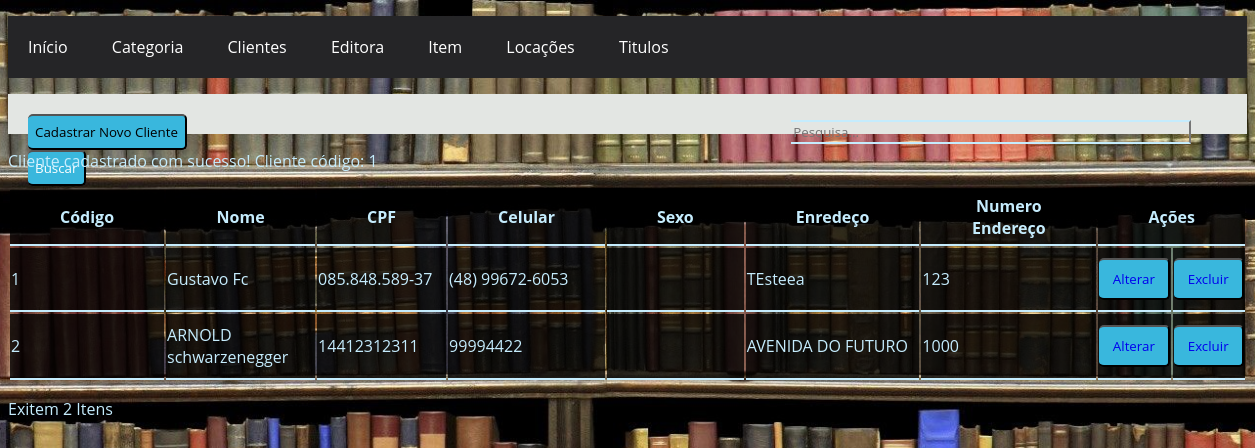
The page /Cliente/Listar/listar_clientes.php?ok=2&msg=1 on the database as committed earlier.
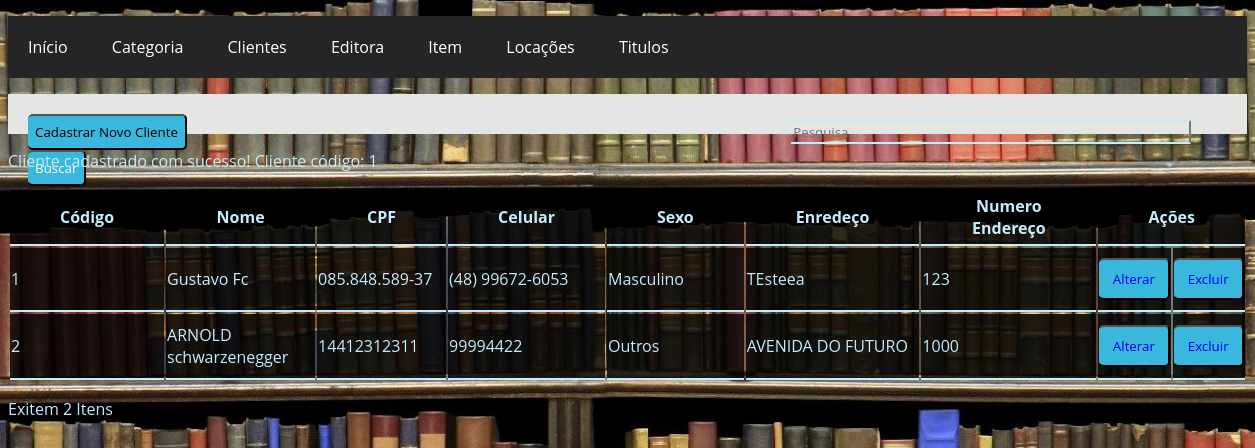
The same page on the database as committed later.
### tables this page shows
CREATE TABLE `cliente` (
  `id_cliente` int(11) NOT NULL,
  `nome` varchar(150) NOT NULL,
  `cpf` char(14) DEFAULT NULL,
  `celular` char(15) DEFAULT NULL,
  `sexo` char(1) NOT NULL,
  `endereco` varchar(150) NOT NULL,
  `numero_endereco` varchar(45) NOT NULL
);

### Cliente/Listar/listar_clientes.php (the view, shortened to what this page needs)
<?php
include('../../conexao.php');
?>
<!DOCTYPE html>
<html lang="pt-br">
<head>
	<link rel="stylesheet" type="text/css" href="../../Styles/site.css">
	<link rel="stylesheet" type="text/css" href="../../Styles/Listar.css">
</head>
<body>
	<nav id="menu-h">
		<?php
		include('../../menu.php');
		?>
	</nav>
	<div id="filtro" class="filtro">
		<button class="btn1" type="button">
			<a href="../Cadastrar/cadastrar_clientes.php">Cadastrar Novo Cliente</a>
		</button>
		<input class="pesquisar"
		       type="search"
		       class="busca"
		       placeholder="Pesquisa..." >
		<button class="btn1" type="button">Buscar</button>
	</div>
	<?php
	$ok   = @$_GET['ok'];
	$msg  = @$_GET['msg'];
	if ($ok == 1) {
		echo "<p class=\"sucesso\">Cliente excluído com sucesso! Cliente código: {$msg}</p>";
	} else if ($ok == 2) {
		echo "<p class=\"sucesso\">Cliente cadastrado com sucesso! Cliente código: {$msg}</p>";
	} else if ($ok == 3) {
		echo "<p class=\"sucesso\">Cliente alterado com sucesso! Cliente código: {$msg}</p>";
	}
	?>
	<div id="lista">
	<table>
		<thead class="header_list">
			<tr>
				<th>Código</th>
				<th>Nome</th>
				<th>CPF</th>
				<th>Celular</th>
				<th>Sexo</th>
				<th>Enredeço</th>
				<th>Numero Endereço</th>
				<th colspan="2">Ações</th>
			</tr>
		</thead>
		<tbody class="body_list">
			<?php
			$sql = "SELECT ID_CLIENTE AS Id,
                           nome,
                           cpf,
                           celular,
                           sexo,
                           endereco,
                           numero_endereco
                      FROM CLIENTE
					  ORDER BY ID_CLIENTE";
			$query = mysqli_query($conexao, $sql);
			if (!$query) {
			?>
				<tr>
					<td colspan="3"><?php echo 'MySQL Erro: ' . mysqli_error($conexao); ?></td>
				</tr>
				<?php
			} else {
				while ($item = mysqli_fetch_array($query, MYSQLI_ASSOC)) {
				?>
					<tr>
						<td><?php echo $item['Id']; ?></td>
						<td><?php echo $item['nome']; ?></td>
						<td><?php echo $item['cpf']; ?></td>
						<td><?php echo $item['celular']; ?></td>
						<td class="campos"><?php switch ($item['sexo']) {
													case 1:; ?> Femnino
									<?php
													case 2:; ?> Masculino
									<?php
														break;
													case 3:; ?> Outros
								<?php } ?>
							</td>
						<td><?php echo $item['endereco']; ?></td>
						<td><?php echo $item['numero_endereco']; ?></td>
						<td>
							<button class="btn" type="button">
								<a href="../Alterar/alterar_clientes.php?Id=<?php echo $item['Id']; ?>">Alterar</a>
							</button>
						</td>
						<td>
							<button class="btn" type="button">
								<a href="../Excluir/excluir_clientes.php?Id=<?php echo $item['Id']; ?>">Excluir</a>
							</button>
						</td>
					</tr>
			<?php
				}
			}
			?>
		</tbody>
	</table>
	<p>
		Exitem <?php echo mysqli_num_rows($query); ?> Itens
	</p>
	</div>
</body>
</html>

Rows that differ between the two databases and show on the page:
changed cliente "Gustavo Fc": now shows "Masculino"
changed cliente "ARNOLD schwarzenegger": now shows "Outros"
